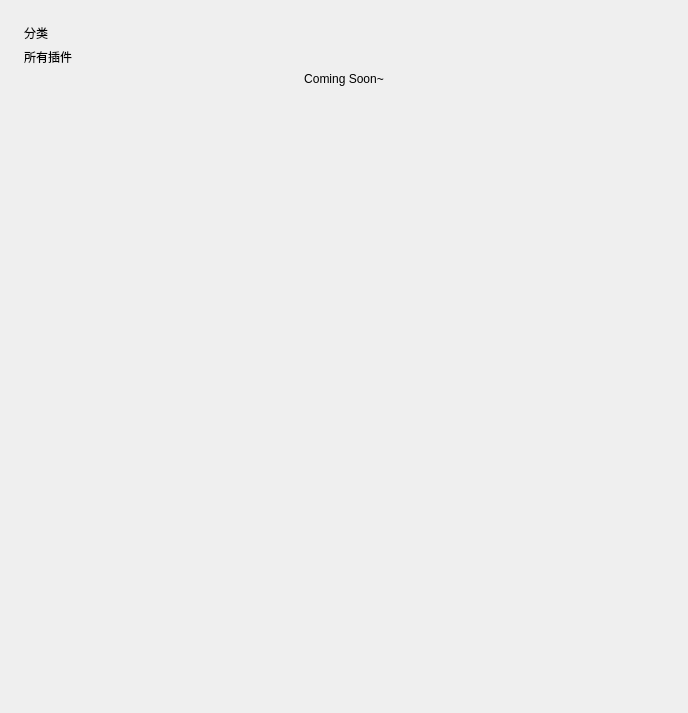
<?xml version="1.0" encoding="UTF-8"?>
<ui version="4.0">
 <class>Form</class>
 <widget class="QWidget" name="Form">
  <property name="geometry">
   <rect>
    <x>0</x>
    <y>0</y>
    <width>688</width>
    <height>713</height>
   </rect>
  </property>
  <property name="sizePolicy">
   <sizepolicy hsizetype="Preferred" vsizetype="Expanding">
    <horstretch>0</horstretch>
    <verstretch>0</verstretch>
   </sizepolicy>
  </property>
  <property name="windowTitle">
   <string>Form</string>
  </property>
  <layout class="QVBoxLayout" name="verticalLayout_2">
   <property name="spacing">
    <number>18</number>
   </property>
   <property name="leftMargin">
    <number>0</number>
   </property>
   <property name="topMargin">
    <number>0</number>
   </property>
   <property name="rightMargin">
    <number>0</number>
   </property>
   <property name="bottomMargin">
    <number>0</number>
   </property>
   <item>
    <widget class="SmoothScrollArea" name="latest_scroll">
     <property name="styleSheet">
      <string notr="true">background: transparent; border: none</string>
     </property>
     <property name="widgetResizable">
      <bool>true</bool>
     </property>
     <widget class="QWidget" name="scrollAreaWidgetContents">
      <property name="geometry">
       <rect>
        <x>0</x>
        <y>0</y>
        <width>688</width>
        <height>713</height>
       </rect>
      </property>
      <layout class="QVBoxLayout" name="verticalLayout_9">
       <property name="leftMargin">
        <number>24</number>
       </property>
       <property name="topMargin">
        <number>24</number>
       </property>
       <property name="rightMargin">
        <number>24</number>
       </property>
       <item>
        <layout class="QHBoxLayout" name="horizontalLayout">
         <item>
          <widget class="TitleLabel" name="TitleLabel">
           <property name="text">
            <string>分类</string>
           </property>
          </widget>
         </item>
        </layout>
       </item>
       <item>
        <widget class="SubtitleLabel" name="SubtitleLabel_3">
         <property name="text">
          <string>所有插件</string>
         </property>
        </widget>
       </item>
       <item>
        <layout class="QGridLayout" name="all_plugin_grid" rowstretch="0" columnstretch="0"/>
       </item>
       <item>
        <widget class="BodyLabel" name="BodyLabel">
         <property name="text">
          <string>Coming Soon~</string>
         </property>
         <property name="alignment">
          <set>Qt::AlignCenter</set>
         </property>
         <property name="lightColor" stdset="0">
          <color>
           <red>125</red>
           <green>125</green>
           <blue>125</blue>
          </color>
         </property>
         <property name="darkColor" stdset="0">
          <color>
           <red>211</red>
           <green>211</green>
           <blue>211</blue>
          </color>
         </property>
        </widget>
       </item>
       <item>
        <spacer name="verticalSpacer">
         <property name="orientation">
          <enum>Qt::Vertical</enum>
         </property>
         <property name="sizeHint" stdset="0">
          <size>
           <width>20</width>
           <height>40</height>
          </size>
         </property>
        </spacer>
       </item>
       <item>
        <widget class="QFrame" name="blank">
         <property name="minimumSize">
          <size>
           <width>0</width>
           <height>25</height>
          </size>
         </property>
         <property name="frameShape">
          <enum>QFrame::StyledPanel</enum>
         </property>
         <property name="frameShadow">
          <enum>QFrame::Raised</enum>
         </property>
         <property name="lineWidth">
          <number>5</number>
         </property>
        </widget>
       </item>
      </layout>
     </widget>
    </widget>
   </item>
  </layout>
 </widget>
 <customwidgets>
  <customwidget>
   <class>SmoothScrollArea</class>
   <extends>QScrollArea</extends>
   <header>qfluentwidgets</header>
   <container>1</container>
  </customwidget>
  <customwidget>
   <class>BodyLabel</class>
   <extends>QLabel</extends>
   <header>qfluentwidgets</header>
  </customwidget>
  <customwidget>
   <class>SubtitleLabel</class>
   <extends>QLabel</extends>
   <header>qfluentwidgets</header>
  </customwidget>
  <customwidget>
   <class>TitleLabel</class>
   <extends>QLabel</extends>
   <header>qfluentwidgets</header>
  </customwidget>
 </customwidgets>
 <resources/>
 <connections/>
</ui>
